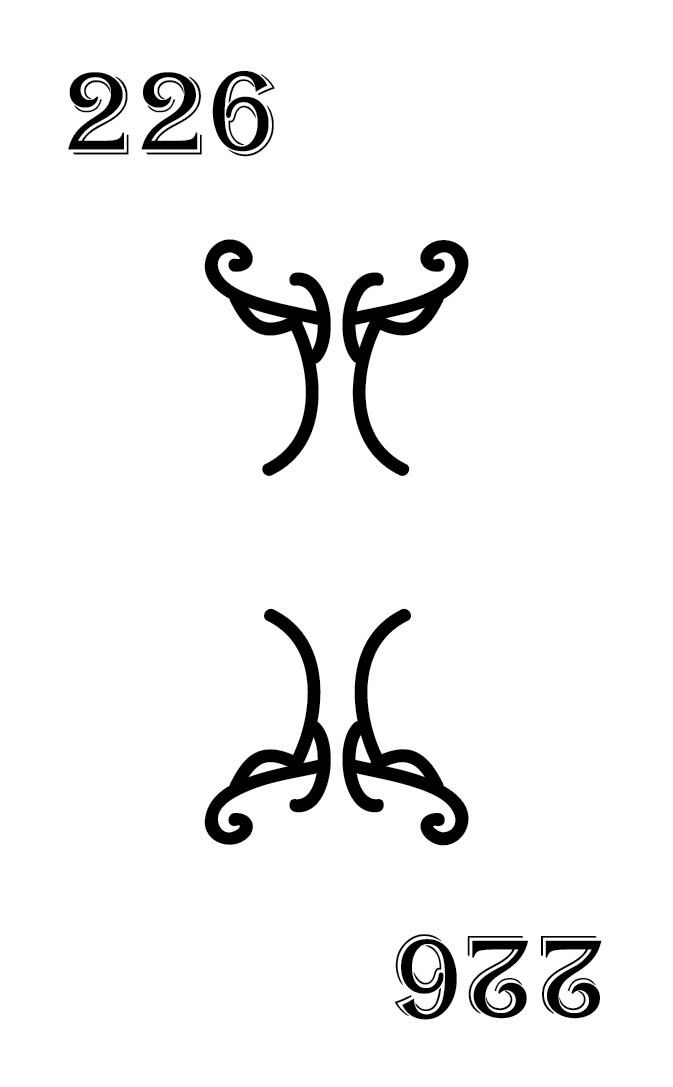
#> input picture neta_cards/card_01.png, 673 x 1087 px, found by its file name
$ python match_cards_cv.py
#> lines starting #> are read from the running program, lines starting #| are printed output that depends on the picture
import os
import cv2
import numpy as np

old_dir = r'C:\Books\Neta Light\neta_cards'
new_dir = r'C:\Books\Neta Light\Bai Neta'

# Card 1..48 and back
old_files = [f'card_{i:02d}.png' for i in range(1, 49)] + ['card_back.png']
new_files = sorted([f for f in os.listdir(new_dir) if f.endswith('.jpg')])

print(f"Loading {len(old_files)} old and {len(new_files)} new images...")

old_imgs = {}
for of in old_files:
    img = cv2.imread(os.path.join(old_dir, of))
#> img is the input picture: shape (1087, 673, 3); min 0, max 255, mean 240.9
    # Resize to standard 200x320
    img_res = cv2.resize(img, (200, 320))
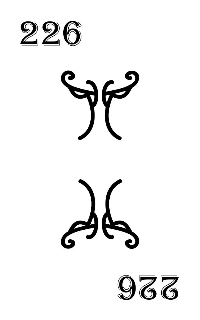
#> img_res: shape (320, 200, 3); min 0, max 255, mean 240.9
    old_imgs[of] = img_res
#> pass 2 of the loop `for of in old_files:`:
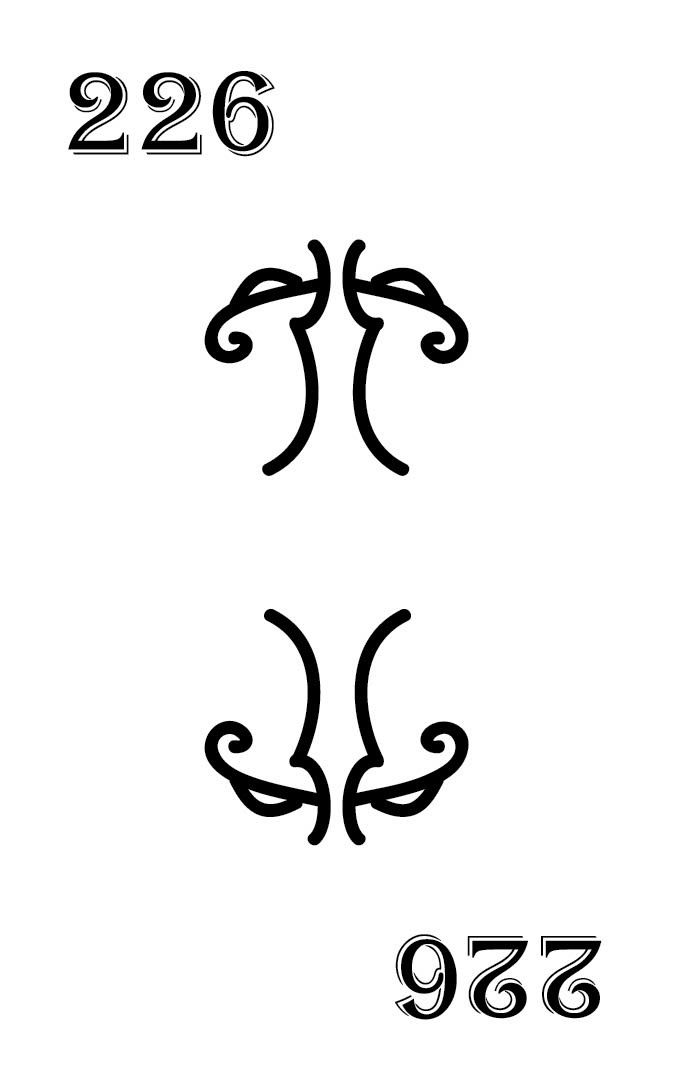
#> input picture neta_cards/card_02.png, 673 x 1087 px, found by its file name
#> img is the input picture: shape (1087, 673, 3); min 0, max 255, mean 240.8
#> `img_res = cv2.resize(img, (200, 320))`:
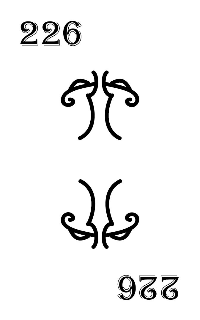
#> img_res: shape (320, 200, 3); min 0, max 255, mean 240.8
#> pass 3 of the loop `for of in old_files:`:
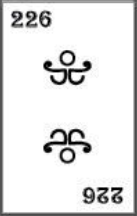
#> input picture neta_cards/card_03.png, 137 x 216 px, found by its file name
#> img is the input picture: shape (216, 137, 3); mean B, G, R 228.5, 228.5, 228.5
#> `img_res = cv2.resize(img, (200, 320))`:
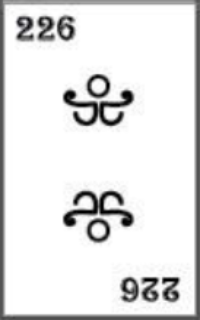
#> img_res: shape (320, 200, 3); mean B, G, R 228.5, 228.5, 228.5
#> (the run stopped early here; a loop or call above may not have finished)
